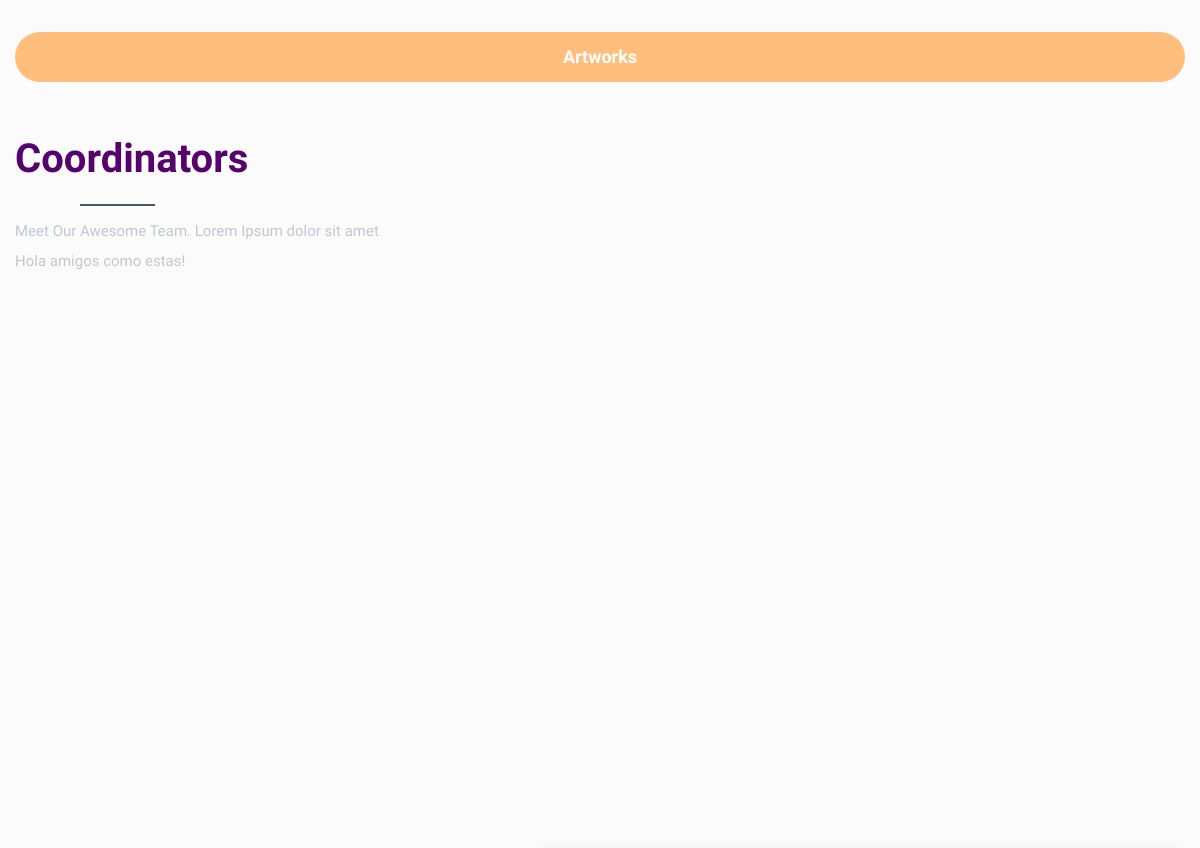
Before: / (middle part) with the older database file.
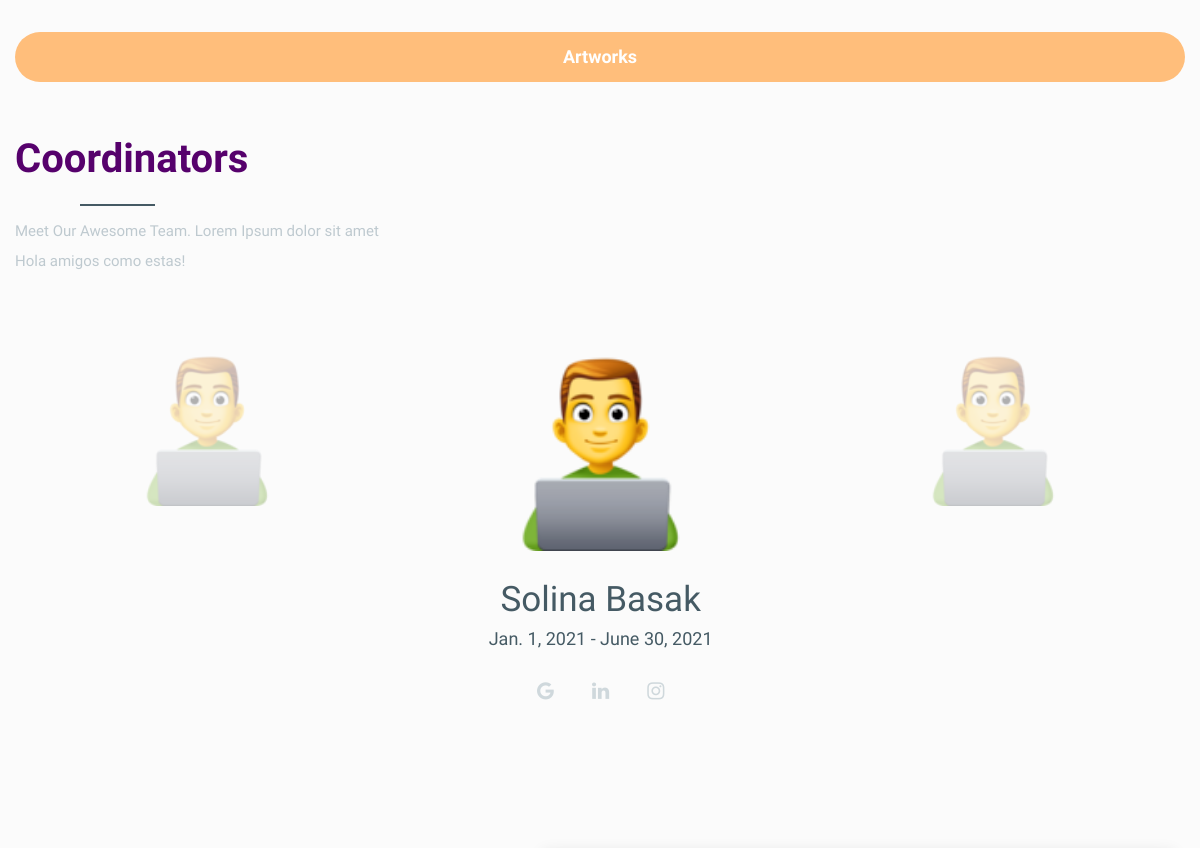
After: the same page with the newer database file.
### webapp/models.py (models this page shows, shortened)
class Coordinator(models.Model):
    name = models.CharField(max_length=30)
    profile_picture = models.ImageField(upload_to="Profile/")
    from_date = models.DateField()
    to_date = models.DateField()
    gmail = models.CharField(max_length=200, blank=True, null=True)
    insta = models.CharField(max_length=200, blank=True, null=True)
    linkedin = models.CharField(max_length=200, blank=True, null=True)

### webapp/views.py (the view)
# urls.py: path('', views.index, name="home"),
def index(request):
    posts = Post.objects.all().order_by('-id')[:6]
    coordinators = Coordinator.objects.all().order_by('-id')[:6]
    return render(request, 'index.html', {'posts': posts, 'coordinators': coordinators})

### webapp/templates/index.html (shortened to what this page needs)
{% load static %}
<!DOCTYPE html>
<html lang="en">
<head>
    <link rel="stylesheet" href="{% static 'css/bootstrap.css' %}">
    <link rel="stylesheet" href="{% static 'css/font-awesome.min.css' %}">
    <link rel="stylesheet" href="{% static 'css/owl.carousel.min.css' %}">
    <link rel="stylesheet" href="{% static 'css/owl.theme.default.min.css' %}">
    <link rel="stylesheet" href="{% static 'css/style.css' %}">
    <link rel="stylesheet" href="{% static 'css/responsive.css' %}">
</head>
<body>
    <div class="wrapper">
        <section class="portfolia">
            <div class="container">
                <div class="row">
                    <div class="col-md-12">
                        <div class="penination">
                            <a href="https://www.instagram.com/alankrit_iiitg/">
                                <p>Artworks</p>
                            </a>
                        </div>
                    </div>
                </div>
            </div>
        </section>
        <section class="our-team">
            <div class="container">
                <div class="row">
                    <div class="col-md-12">
                        <div class="team-text">
                            <h2>Coordinators</h2>
                            <p>Meet Our Awesome Team. Lorem Ipsum dolor sit amet <br> Hola amigos como estas!</p>
                        </div>
                    </div>
                </div>
                <div class="row">
                    <div class="col-md-12">
                        <div class="my-claint owl-carousel owl-theme">
                            {% for coordinator in coordinators %}
                            <div class="item">
                                <img src={{ coordinator.profile_picture.url }} alt="">
                                <div class="item-text">
                                    <h3>{{ coordinator.name }}</h3>
                                    <h4>{{ coordinator.from_date }} - {{ coordinator.to_date }}</h4>
                                    <p>
                                        {% if coordinator.gmail %}
                                        <a href="{{ coordinator.gmail }}"><i class="fa fa-google"
                                                aria-hidden="true"></i></a>
                                        {% endif %}
                                        {% if coordinator.linkedin %}
                                        <a href="{{ coordinator.linkedin }}"><i class="fa fa-linkedin"
                                                aria-hidden="true"></i></a>
                                        {% endif %}
                                        {% if coordinator.insta %}
                                        <a href="{{ coordinator.insta }}"><i class="fa fa-instagram"
                                                aria-hidden="true"></i></a>
                                        {% endif %}
                                    </p>
                                </div>
                            </div>
                            {%endfor %}
                        </div>
                    </div>
                </div>
            </div>
        </section>
        <section class="contact">
            <div class="container">
                <div class="row">
                    <div class="col-md-4 col-sm-12">
                    </div>
                    <div class="col-md-8 col-sm-12">
                    </div>
                </div>
            </div>
        </section>
    </div>
</body>
</html>

Changed rows visible on the page:
added Coordinator: profile_picture (picture), name "Solina Basak", from_date "Jan. 1, 2021", to_date "June 30, 2021"
